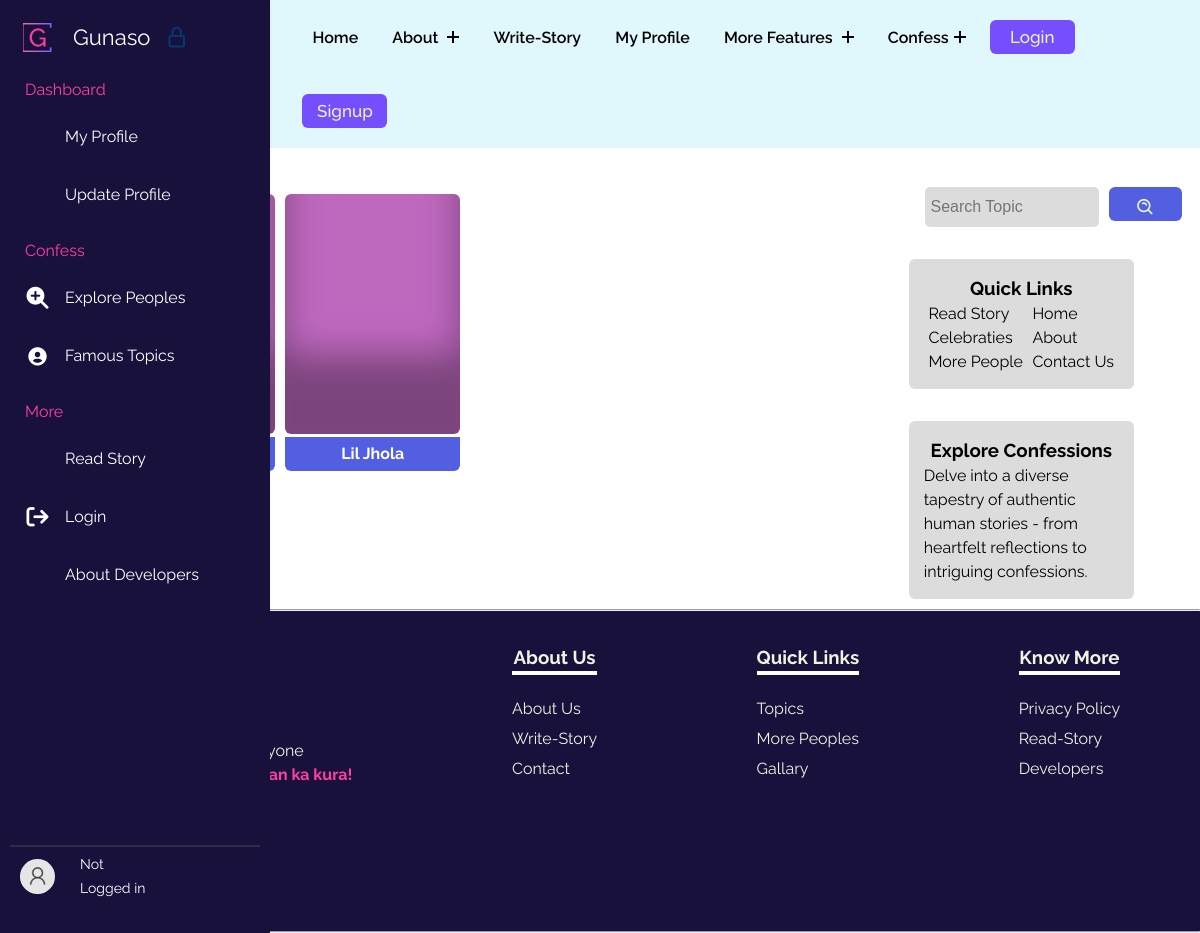
Before: /topics/ with the older database file.
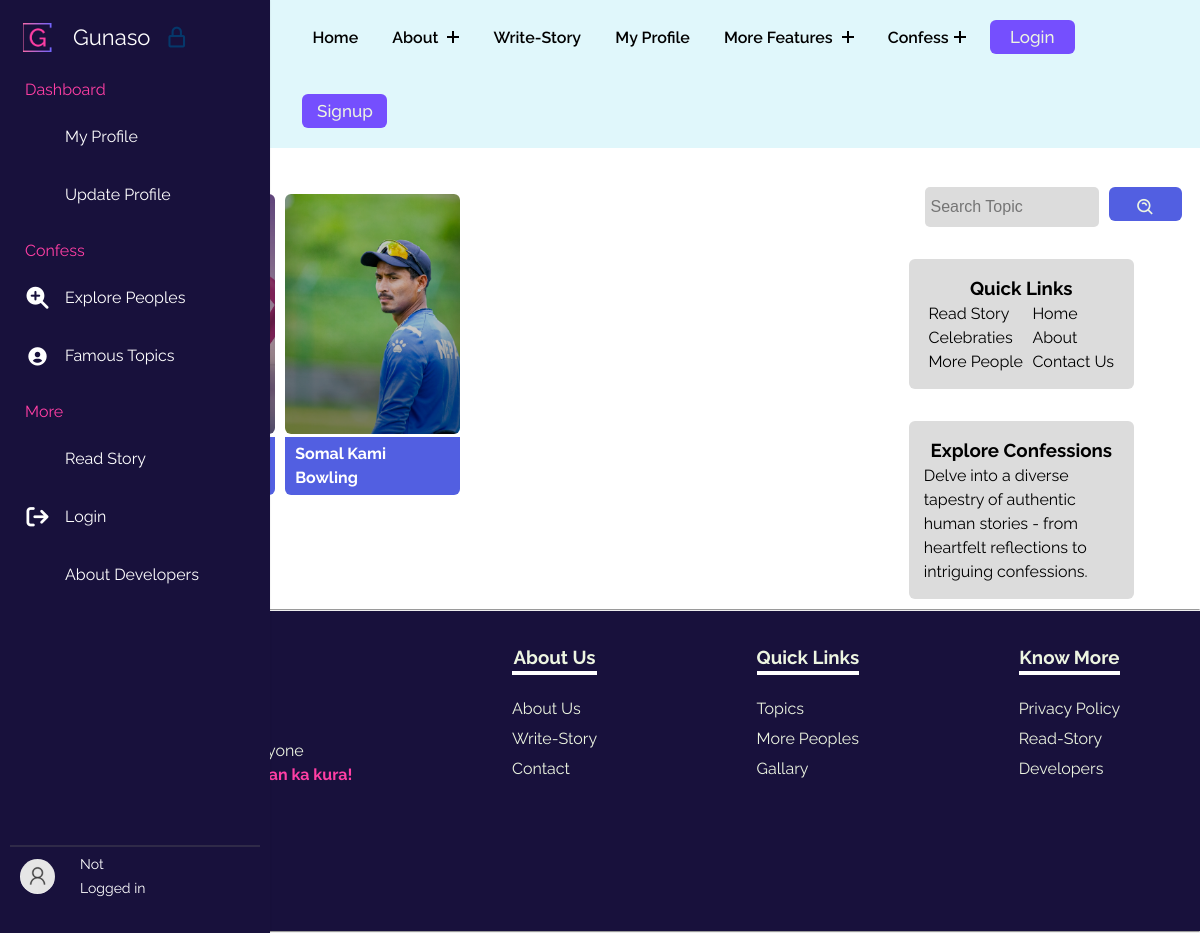
After: the same page with the newer database file.
### gunasoApp/models.py (models this page shows, shortened)
class Topic(models.Model):
    sno = models.AutoField(primary_key=True)
    name = models.CharField(max_length=30)
    date = models.DateTimeField()
    tagone = models.CharField(max_length=10)
    tagtwo = models.CharField(max_length=10)
    slug = models.CharField(max_length=130, default="slugthis")
    image = models.ImageField(upload_to="gunasoApp/images/topicimages", blank=True, default="upload-image")
    introduction = models.TextField()

### gunasoApp/views.py (the view)
# urls.py: path('topics/',views.topics, name='topics'),
def topics(request):
    alltopics = Topic.objects.all()
    context = {"alltopics":alltopics}
    return render(request, 'topics.html', context) #edit this later

### templates/topics.html (shortened to what this page needs)
{% extends 'base.html' %}
{% load static %}
    {% block base_style%}
    {{ block.super }}
    <link rel="stylesheet" href="{% static 'styles/topics.css' %}">
    {% endblock base_style%}
    {% block content %}
    <div class="famoustopicsmain">
        <div class="containflex">
            <div class="leftside">
                <h2>All <span class="blue">Topics:</span></h2>
                <div class="gridcontain">
                    {% for alltopics in alltopics %}
                    <div data-aos="fade-up">
                        <div class="card" style="background-image: url(../media/{{alltopics.image}});">
                        </div>
                        <div class="linksbtns">
                            <a class="usernameanchor" href="{{alltopics.slug}}">{{ alltopics.name }}</a>
                        </div>
                    </div>
                    {% endfor %}
                </div>
            </div>
            <div class="rightside">
                <div class="searchdiv" data-aos="fade-down">
                    <form method="get" action="{% url 'searchtopic' %}">
                        <input class="searchinp" type="search" placeholder="Search Topic" aria-label="Search"
                            name="query" id="query">
                        <button class="copybtn" type="submit" style="margin: 0;">
                            <i class='bx bx-search-alt'></i>
                        </button>
                    </form>
                </div>
                <div class="catandside" data-aos="fade-down">
                    <div class="categoriesdiv">
                        <h3>Quick Links</h3>
                        <div class="uls">
                            <ul class="lineone">
                                <li><a href="/read-story">Read Story</a></li>
                                <li><a href="#">Celebraties</a></li>
                                <li><a href="/persons">More People</a></li>
                            </ul>
                            <ul class="lineone">
                                <li><a href="/">Home</a></li>
                                <li><a href="/about">About</a></li>
                                <li><a href="/contact">Contact Us</a></li>
                            </ul>
                        </div>
                    </div>
                    <div class="categoriesdiv" data-aos="fade-up">
                        <h3>Explore Confessions</h3>
                        <p>Delve into a diverse tapestry of authentic human stories - from heartfelt reflections to
                            intriguing confessions.</p>
                    </div>
                </div>
            </div>
        </div>
    </div>
    {% endblock %}

Changed rows visible on the page:
removed Topic: name "Lil Jhola"
added Topic: image (picture), name "Somal Kami Bowling"
